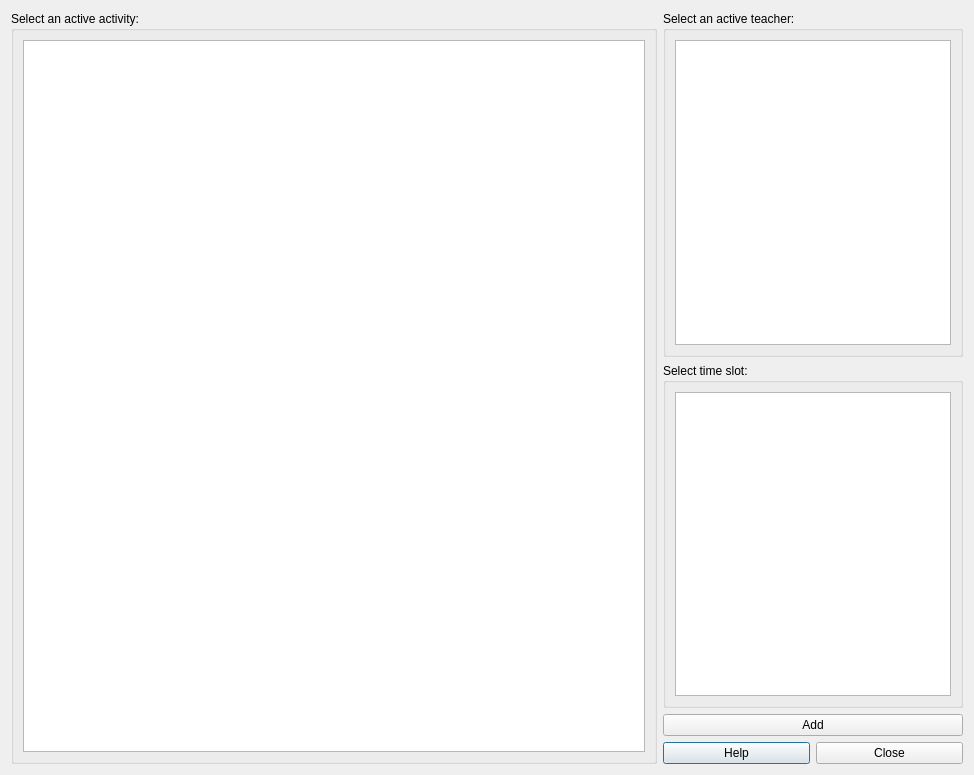
<?xml version="1.0" encoding="UTF-8"?>
<ui version="4.0">
 <class>AddAllocationForm</class>
 <widget class="QDialog" name="AddAllocationForm">
  <property name="geometry">
   <rect>
    <x>0</x>
    <y>0</y>
    <width>974</width>
    <height>775</height>
   </rect>
  </property>
  <property name="windowTitle">
   <string>Add an allocation manually</string>
  </property>
  <layout class="QGridLayout" name="gridLayout_6">
   <item row="2" column="1">
    <layout class="QGridLayout" name="gridLayout_4">
     <item row="1" column="0">
      <widget class="QPushButton" name="helpPushButton">
       <property name="text">
        <string>Help</string>
       </property>
      </widget>
     </item>
     <item row="0" column="0" colspan="2">
      <widget class="QPushButton" name="addPushButton">
       <property name="text">
        <string extracomment="This is a button in a timetable view dialog (There are 3 buttons in total, user can toggle locked/unlocked time, space or both).">Add</string>
       </property>
       <property name="shortcut">
        <string/>
       </property>
      </widget>
     </item>
     <item row="1" column="1">
      <widget class="QPushButton" name="closePushButton">
       <property name="text">
        <string>Close</string>
       </property>
      </widget>
     </item>
    </layout>
   </item>
   <item row="0" column="1">
    <widget class="QGroupBox" name="groupBox_2">
     <property name="minimumSize">
      <size>
       <width>100</width>
       <height>0</height>
      </size>
     </property>
     <property name="maximumSize">
      <size>
       <width>300</width>
       <height>16777215</height>
      </size>
     </property>
     <property name="title">
      <string>Select an active teacher:</string>
     </property>
     <layout class="QGridLayout" name="gridLayout">
      <item row="0" column="0">
       <widget class="QListWidget" name="teachersListWidget">
        <property name="font">
         <font>
          <pointsize>12</pointsize>
         </font>
        </property>
        <property name="spacing">
         <number>1</number>
        </property>
       </widget>
      </item>
     </layout>
    </widget>
   </item>
   <item row="0" column="0" rowspan="3">
    <widget class="QGroupBox" name="groupBox_4">
     <property name="minimumSize">
      <size>
       <width>500</width>
       <height>0</height>
      </size>
     </property>
     <property name="title">
      <string>Select an active activity:</string>
     </property>
     <layout class="QGridLayout" name="gridLayout_2">
      <item row="0" column="0">
       <widget class="QListWidget" name="activitiesListWidget">
        <property name="font">
         <font>
          <family>Ubuntu Mono</family>
         </font>
        </property>
        <property name="spacing">
         <number>4</number>
        </property>
        <property name="viewMode">
         <enum>QListView::ListMode</enum>
        </property>
        <property name="uniformItemSizes">
         <bool>true</bool>
        </property>
       </widget>
      </item>
     </layout>
    </widget>
   </item>
   <item row="1" column="1">
    <widget class="QGroupBox" name="groupBox_3">
     <property name="minimumSize">
      <size>
       <width>100</width>
       <height>0</height>
      </size>
     </property>
     <property name="maximumSize">
      <size>
       <width>300</width>
       <height>16777215</height>
      </size>
     </property>
     <property name="title">
      <string>Select time slot:</string>
     </property>
     <layout class="QGridLayout" name="gridLayout_5">
      <item row="0" column="0">
       <widget class="QListWidget" name="timeSlotsListWidget">
        <property name="font">
         <font>
          <pointsize>12</pointsize>
         </font>
        </property>
        <property name="spacing">
         <number>1</number>
        </property>
       </widget>
      </item>
     </layout>
    </widget>
   </item>
  </layout>
 </widget>
 <resources/>
 <connections/>
</ui>
